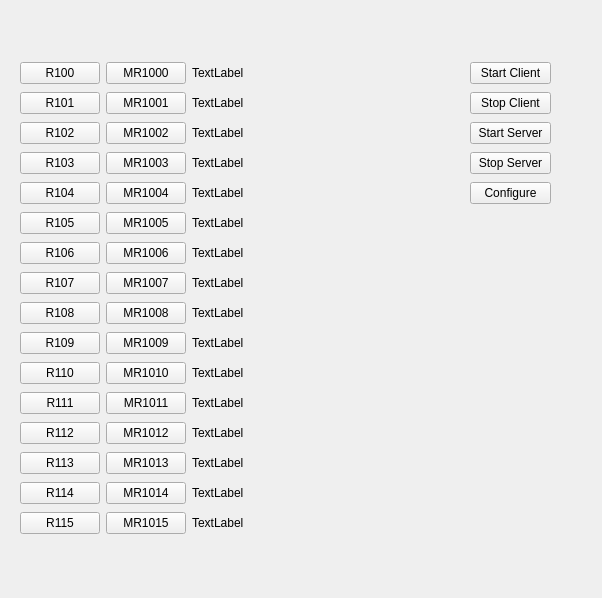
<?xml version="1.0" encoding="UTF-8"?>
<ui version="4.0">
 <class>MainWindow</class>
 <widget class="QMainWindow" name="MainWindow">
  <property name="geometry">
   <rect>
    <x>0</x>
    <y>0</y>
    <width>602</width>
    <height>598</height>
   </rect>
  </property>
  <property name="windowTitle">
   <string>gsh_hmi</string>
  </property>
  <widget class="QWidget" name="centralwidget">
   <widget class="QWidget" name="layoutWidget">
    <property name="geometry">
     <rect>
      <x>470</x>
      <y>60</y>
      <width>81</width>
      <height>56</height>
     </rect>
    </property>
    <layout class="QVBoxLayout" name="verticalLayout_2">
     <item>
      <widget class="QPushButton" name="pushButton_32">
       <property name="text">
        <string>Start Client</string>
       </property>
      </widget>
     </item>
     <item>
      <widget class="QPushButton" name="pushButton_33">
       <property name="text">
        <string>Stop Client</string>
       </property>
      </widget>
     </item>
    </layout>
   </widget>
   <widget class="QWidget" name="layoutWidget">
    <property name="geometry">
     <rect>
      <x>20</x>
      <y>60</y>
      <width>441</width>
      <height>476</height>
     </rect>
    </property>
    <layout class="QGridLayout" name="gridLayout" columnstretch="0,0,1">
     <item row="0" column="1">
      <widget class="QPushButton" name="pushButton_1">
       <property name="text">
        <string>MR1000</string>
       </property>
      </widget>
     </item>
     <item row="12" column="1">
      <widget class="QPushButton" name="pushButton_13">
       <property name="text">
        <string>MR1012</string>
       </property>
      </widget>
     </item>
     <item row="5" column="0">
      <widget class="QPushButton" name="pushButton_22">
       <property name="text">
        <string>R105</string>
       </property>
      </widget>
     </item>
     <item row="0" column="0">
      <widget class="QPushButton" name="pushButton_24">
       <property name="text">
        <string>R100</string>
       </property>
      </widget>
     </item>
     <item row="6" column="2">
      <widget class="QLabel" name="label_7">
       <property name="text">
        <string>TextLabel</string>
       </property>
      </widget>
     </item>
     <item row="4" column="1">
      <widget class="QPushButton" name="pushButton_5">
       <property name="text">
        <string>MR1004</string>
       </property>
      </widget>
     </item>
     <item row="7" column="1">
      <widget class="QPushButton" name="pushButton_8">
       <property name="text">
        <string>MR1007</string>
       </property>
      </widget>
     </item>
     <item row="5" column="2">
      <widget class="QLabel" name="label_6">
       <property name="text">
        <string>TextLabel</string>
       </property>
      </widget>
     </item>
     <item row="7" column="0">
      <widget class="QPushButton" name="pushButton_19">
       <property name="text">
        <string>R107</string>
       </property>
      </widget>
     </item>
     <item row="11" column="0">
      <widget class="QPushButton" name="pushButton_20">
       <property name="text">
        <string>R111</string>
       </property>
      </widget>
     </item>
     <item row="13" column="0">
      <widget class="QPushButton" name="pushButton_27">
       <property name="text">
        <string>R113</string>
       </property>
      </widget>
     </item>
     <item row="10" column="1">
      <widget class="QPushButton" name="pushButton_11">
       <property name="text">
        <string>MR1010</string>
       </property>
      </widget>
     </item>
     <item row="2" column="2">
      <widget class="QLabel" name="label_3">
       <property name="text">
        <string>TextLabel</string>
       </property>
      </widget>
     </item>
     <item row="2" column="1">
      <widget class="QPushButton" name="pushButton_3">
       <property name="text">
        <string>MR1002</string>
       </property>
      </widget>
     </item>
     <item row="13" column="1">
      <widget class="QPushButton" name="pushButton_14">
       <property name="text">
        <string>MR1013</string>
       </property>
      </widget>
     </item>
     <item row="9" column="2">
      <widget class="QLabel" name="label_10">
       <property name="text">
        <string>TextLabel</string>
       </property>
      </widget>
     </item>
     <item row="8" column="0">
      <widget class="QPushButton" name="pushButton_26">
       <property name="text">
        <string>R108</string>
       </property>
      </widget>
     </item>
     <item row="9" column="1">
      <widget class="QPushButton" name="pushButton_10">
       <property name="text">
        <string>MR1009</string>
       </property>
      </widget>
     </item>
     <item row="15" column="1">
      <widget class="QPushButton" name="pushButton_16">
       <property name="text">
        <string>MR1015</string>
       </property>
      </widget>
     </item>
     <item row="5" column="1">
      <widget class="QPushButton" name="pushButton_6">
       <property name="text">
        <string>MR1005</string>
       </property>
      </widget>
     </item>
     <item row="3" column="0">
      <widget class="QPushButton" name="pushButton_25">
       <property name="text">
        <string>R103</string>
       </property>
      </widget>
     </item>
     <item row="0" column="2">
      <widget class="QLabel" name="label_1">
       <property name="text">
        <string>TextLabel</string>
       </property>
      </widget>
     </item>
     <item row="3" column="1">
      <widget class="QPushButton" name="pushButton_4">
       <property name="text">
        <string>MR1003</string>
       </property>
      </widget>
     </item>
     <item row="6" column="0">
      <widget class="QPushButton" name="pushButton_29">
       <property name="text">
        <string>R106</string>
       </property>
      </widget>
     </item>
     <item row="9" column="0">
      <widget class="QPushButton" name="pushButton_17">
       <property name="text">
        <string>R109</string>
       </property>
      </widget>
     </item>
     <item row="12" column="0">
      <widget class="QPushButton" name="pushButton_28">
       <property name="text">
        <string>R112</string>
       </property>
      </widget>
     </item>
     <item row="1" column="1">
      <widget class="QPushButton" name="pushButton_2">
       <property name="text">
        <string>MR1001</string>
       </property>
      </widget>
     </item>
     <item row="1" column="2">
      <widget class="QLabel" name="label_2">
       <property name="text">
        <string>TextLabel</string>
       </property>
      </widget>
     </item>
     <item row="10" column="0">
      <widget class="QPushButton" name="pushButton_23">
       <property name="text">
        <string>R110</string>
       </property>
      </widget>
     </item>
     <item row="1" column="0">
      <widget class="QPushButton" name="pushButton_18">
       <property name="text">
        <string>R101</string>
       </property>
      </widget>
     </item>
     <item row="6" column="1">
      <widget class="QPushButton" name="pushButton_7">
       <property name="text">
        <string>MR1006</string>
       </property>
      </widget>
     </item>
     <item row="8" column="2">
      <widget class="QLabel" name="label_9">
       <property name="text">
        <string>TextLabel</string>
       </property>
      </widget>
     </item>
     <item row="2" column="0">
      <widget class="QPushButton" name="pushButton_21">
       <property name="text">
        <string>R102</string>
       </property>
      </widget>
     </item>
     <item row="11" column="1">
      <widget class="QPushButton" name="pushButton_12">
       <property name="text">
        <string>MR1011</string>
       </property>
      </widget>
     </item>
     <item row="15" column="0">
      <widget class="QPushButton" name="pushButton_31">
       <property name="text">
        <string>R115</string>
       </property>
      </widget>
     </item>
     <item row="7" column="2">
      <widget class="QLabel" name="label_8">
       <property name="text">
        <string>TextLabel</string>
       </property>
      </widget>
     </item>
     <item row="4" column="0">
      <widget class="QPushButton" name="pushButton_1x">
       <property name="text">
        <string>R104</string>
       </property>
      </widget>
     </item>
     <item row="8" column="1">
      <widget class="QPushButton" name="pushButton_9">
       <property name="text">
        <string>MR1008</string>
       </property>
      </widget>
     </item>
     <item row="4" column="2">
      <widget class="QLabel" name="label_5">
       <property name="text">
        <string>TextLabel</string>
       </property>
      </widget>
     </item>
     <item row="3" column="2">
      <widget class="QLabel" name="label_4">
       <property name="text">
        <string>TextLabel</string>
       </property>
      </widget>
     </item>
     <item row="14" column="1">
      <widget class="QPushButton" name="pushButton_15">
       <property name="text">
        <string>MR1014</string>
       </property>
      </widget>
     </item>
     <item row="14" column="0">
      <widget class="QPushButton" name="pushButton_30">
       <property name="text">
        <string>R114</string>
       </property>
      </widget>
     </item>
     <item row="10" column="2">
      <widget class="QLabel" name="label_11">
       <property name="text">
        <string>TextLabel</string>
       </property>
      </widget>
     </item>
     <item row="11" column="2">
      <widget class="QLabel" name="label_12">
       <property name="text">
        <string>TextLabel</string>
       </property>
      </widget>
     </item>
     <item row="12" column="2">
      <widget class="QLabel" name="label_13">
       <property name="text">
        <string>TextLabel</string>
       </property>
      </widget>
     </item>
     <item row="13" column="2">
      <widget class="QLabel" name="label_14">
       <property name="text">
        <string>TextLabel</string>
       </property>
      </widget>
     </item>
     <item row="14" column="2">
      <widget class="QLabel" name="label_15">
       <property name="text">
        <string>TextLabel</string>
       </property>
      </widget>
     </item>
     <item row="15" column="2">
      <widget class="QLabel" name="label_16">
       <property name="text">
        <string>TextLabel</string>
       </property>
      </widget>
     </item>
    </layout>
   </widget>
   <widget class="QWidget" name="layoutWidget_2">
    <property name="geometry">
     <rect>
      <x>470</x>
      <y>120</y>
      <width>81</width>
      <height>86</height>
     </rect>
    </property>
    <layout class="QVBoxLayout" name="verticalLayout_3">
     <item>
      <widget class="QPushButton" name="pushButton_34">
       <property name="text">
        <string>Start Server</string>
       </property>
      </widget>
     </item>
     <item>
      <widget class="QPushButton" name="pushButton_35">
       <property name="text">
        <string>Stop Server</string>
       </property>
      </widget>
     </item>
     <item>
      <widget class="QPushButton" name="pushButton">
       <property name="text">
        <string>Configure</string>
       </property>
      </widget>
     </item>
    </layout>
   </widget>
  </widget>
 </widget>
 <tabstops>
  <tabstop>pushButton_32</tabstop>
  <tabstop>pushButton_33</tabstop>
  <tabstop>pushButton_1</tabstop>
  <tabstop>pushButton_2</tabstop>
  <tabstop>pushButton_3</tabstop>
  <tabstop>pushButton_4</tabstop>
  <tabstop>pushButton_5</tabstop>
  <tabstop>pushButton_6</tabstop>
  <tabstop>pushButton_7</tabstop>
  <tabstop>pushButton_8</tabstop>
  <tabstop>pushButton_9</tabstop>
  <tabstop>pushButton_10</tabstop>
  <tabstop>pushButton_11</tabstop>
  <tabstop>pushButton_12</tabstop>
  <tabstop>pushButton_13</tabstop>
  <tabstop>pushButton_14</tabstop>
  <tabstop>pushButton_15</tabstop>
  <tabstop>pushButton_16</tabstop>
  <tabstop>pushButton_24</tabstop>
  <tabstop>pushButton_18</tabstop>
  <tabstop>pushButton_21</tabstop>
  <tabstop>pushButton_25</tabstop>
  <tabstop>pushButton_1x</tabstop>
  <tabstop>pushButton_22</tabstop>
  <tabstop>pushButton_29</tabstop>
  <tabstop>pushButton_19</tabstop>
  <tabstop>pushButton_26</tabstop>
  <tabstop>pushButton_17</tabstop>
  <tabstop>pushButton_23</tabstop>
  <tabstop>pushButton_20</tabstop>
  <tabstop>pushButton_28</tabstop>
  <tabstop>pushButton_27</tabstop>
  <tabstop>pushButton_30</tabstop>
  <tabstop>pushButton_31</tabstop>
 </tabstops>
 <resources/>
 <connections/>
</ui>
